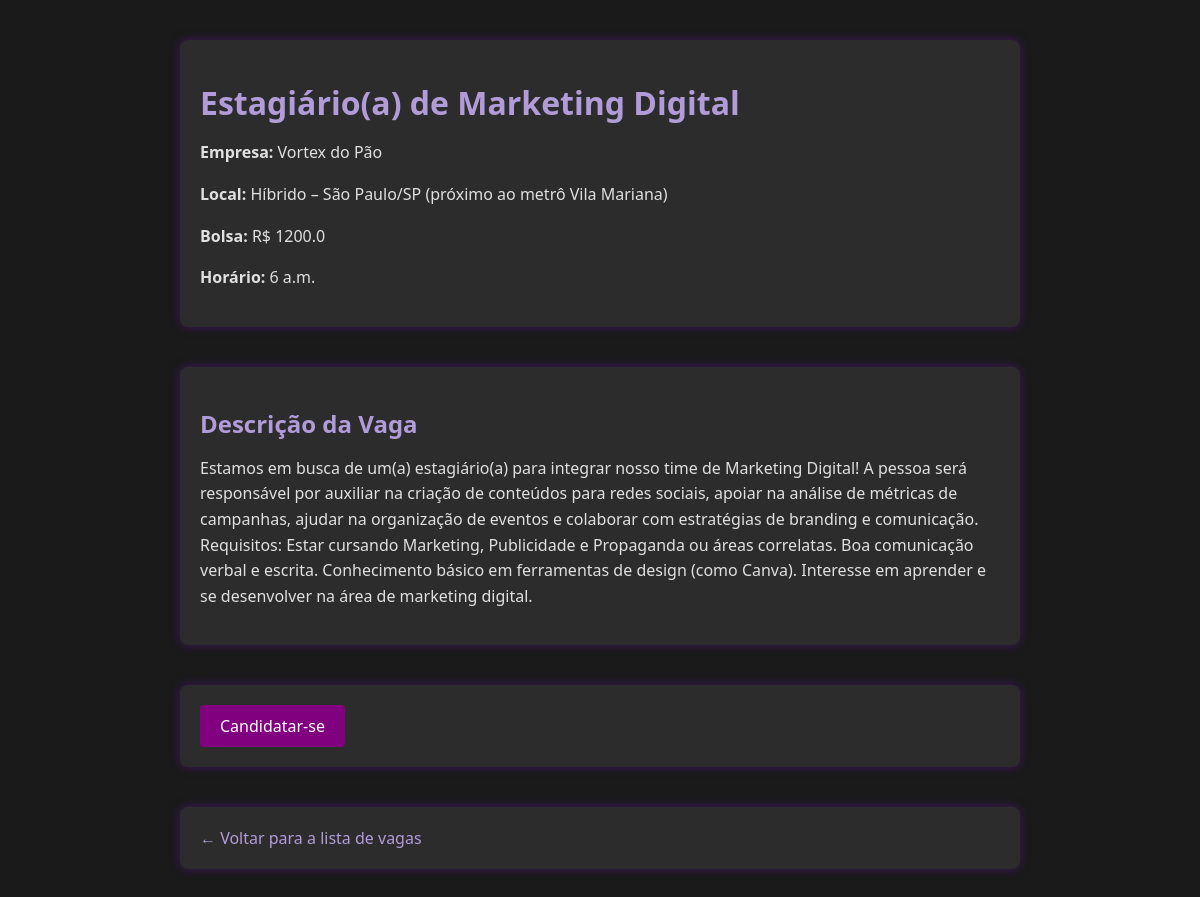
Page /vaga/1/ on the committed database.
### app_starhub/models.py (models this page shows)
class Vaga(models.Model):
    empresa = models.ForeignKey(Empresa, on_delete=models.CASCADE, related_name='vagas')
    titulo = models.CharField(max_length=100)
    horario = models.TimeField()
    bolsa = models.FloatField()
    local = models.CharField(max_length=100)
    descricao = models.TextField()

class Empresa(models.Model):
    id_empresa = models.AutoField(primary_key=True)
    email_empresa = models.EmailField(unique=True)
    nome_empresa = models.CharField(max_length=50)
    local = models.CharField()
    cpf = models.CharField(max_length=14)
    pais = models.CharField(max_length=50)
    estado = models.CharField(max_length=50)
    cidade = models.CharField(max_length=50)
    endereco = models.CharField(max_length=120)
    contato_empresa = models.IntegerField(null=True, blank=True)
    logo = models.ImageField(upload_to='perfil/', null=True, blank=True)
    descricao_empresa = models.TextField(null=True, blank=True)
    senha_empresa = models.CharField(max_length=255)

### app_starhub/views.py (the view)
# urls.py: path('vaga/<int:id>/', views.detalhes_vaga, name='detalhes_vaga'),
def detalhes_vaga(request, id):
    vaga = get_object_or_404(Vaga, id=id)
    return render(request, 'main/detalhes_vaga.html', {'vaga': vaga})

### app_starhub/templates/main/detalhes_vaga.html (shortened to what this page needs)
{% load static %}
<!DOCTYPE html>
<html lang="pt-br">
<head>
    <link rel="stylesheet" href="{% static 'styles/detalhe_vagas.css' %}">
</head>
<body>
    <header>
        <h1>{{ vaga.titulo }}</h1>
        <p><strong>Empresa:</strong> {{ vaga.empresa.nome_empresa }}</p>
        <p><strong>Local:</strong> {{ vaga.local }}</p>
        <p><strong>Bolsa:</strong> R$ {{ vaga.bolsa }}</p>
        <p><strong>Horário:</strong> {{ vaga.horario }}</p>
    </header>
    <section>
        <h2>Descrição da Vaga</h2>
        <p>{{ vaga.descricao }}</p>
    </section>
    <section>
        <a href="#" class="button">Candidatar-se</a>
    </section>
    <footer>
        <a href="{% url 'vagas' %}">← Voltar para a lista de vagas</a>
    </footer>
</body>
</html>

### app_starhub/static/styles/detalhe_vagas.css (style rules this page uses)
body { font-family: 'Segoe UI', Tahoma, Geneva, Verdana, sans-serif; background-color: #1a1a1a; color: #e0e0e0; margin: 0; padding: 0; }
header, section, footer { max-width: 800px; margin: 40px auto; padding: 20px; background-color: #2c2c2c; border-radius: 8px; box-shadow: 0 0 10px rgba(106, 13, 173, 0.5); }
h1, h2 { color: #b19cd9; margin-bottom: 10px; }
p { line-height: 1.6; }
a.button { display: inline-block; padding: 10px 20px; background-color: #800080; color: #ffffff; text-decoration: none; border-radius: 4px; transition: background-color 0.3s ease; }
footer a { color: #b19cd9; text-decoration: none; }

### rows in the picture
Vaga: titulo "Estagiário(a) de Marketing Digital", empresa.nome_empresa "Vortex do Pão", local "Híbrido – São Paulo/SP (próximo ao metrô Vila Mariana)", bolsa "1200.0", horario "6 a.m.", descricao "Estamos em busca de um(a) estagiário(a) para integrar nosso time de Marketing Digital! A pessoa será responsável por auxiliar na criação de conteúdos para redes sociais, apoiar na análise de métricas de campanhas, ajudar na organização de eventos e colaborar com estratégias de branding e comunicação. Requisitos: Estar cursando Marketing, Publicidade e Propaganda ou áreas correlatas. Boa comunicação verbal e escrita. Conhecimento básico em ferramentas de design (como Canva). Interesse em aprender e se desenvolver na área de marketing digital."
